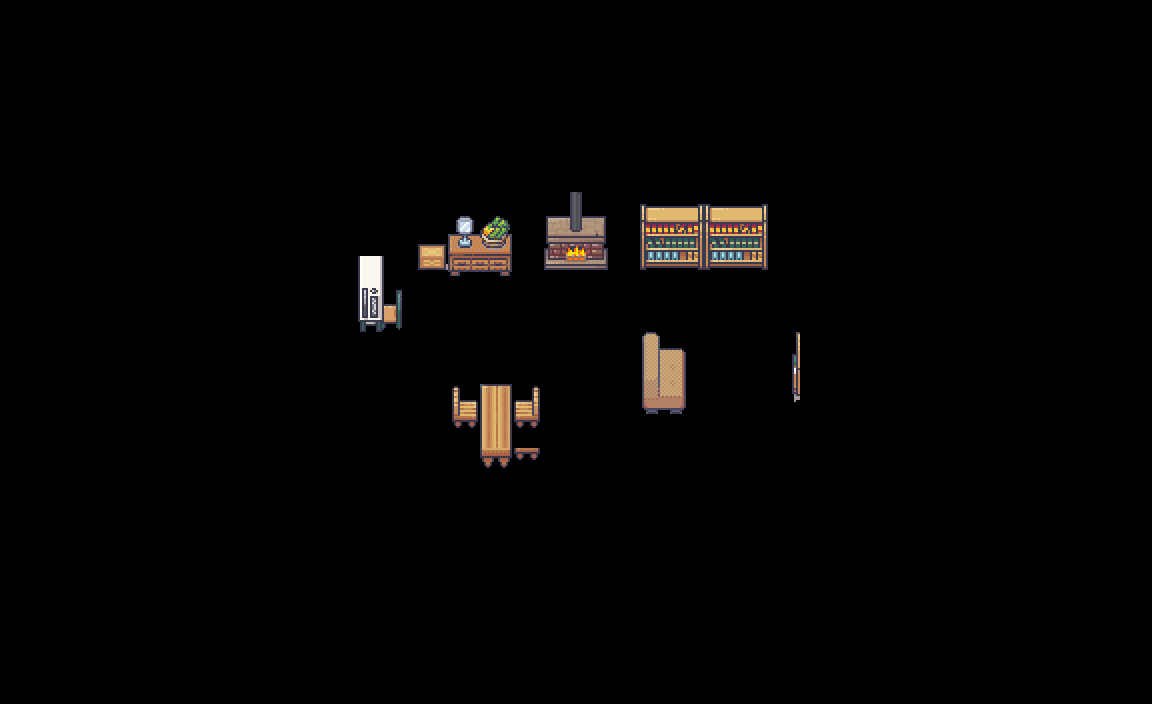

A level layout from a 2D game, rendered from its tile map. Below: a short description, then the map file with tile-grid data replaced by summaries:
An orthogonal 36x22 tile map with 32x32 px tiles, 1 tile layer (Objects), 9 hidden layers not drawn, 4 tilesets.

<map version="1.10" tiledversion="1.11.0" orientation="orthogonal" renderorder="right-down" width="36" height="22" tilewidth="32" tileheight="32" infinite="0" nextlayerid="13" nextobjectid="1">
 <editorsettings>
  <export target="habitacion.json" format="json" />
 </editorsettings>
 <tileset firstgid="1" source="../../Room_Builder_free_32x32.tsx" />
 <tileset firstgid="392" source="../../Interiors_free_32x32.tsx" />
 <tileset firstgid="1816" source="../../collision.tsx" />
 <tileset firstgid="1819" source="../../Tileset_32x32_3.tsx" />
 <layer id="8" name="Background" width="36" height="22" visible="0">
  <data>[792 cells, 792 non-empty, 1 distinct tile ids]</data>
 </layer>
 <layer id="1" name="Floor" width="36" height="22" visible="0">
  <data>[792 cells, 140 non-empty, 8 distinct tile ids]</data>
 </layer>
 <layer id="5" name="Floor cover" width="36" height="22" visible="0">
  <data>[792 cells, 12 non-empty, 12 distinct tile ids]</data>
 </layer>
 <layer id="2" name="Objects" width="36" height="22">
  <data>[792 cells, 48 non-empty, 41 distinct tile ids]</data>
 </layer>
 <layer id="3" name="Over furniture" width="36" height="22" visible="0">
  <data>[792 cells, 3 non-empty, 2 distinct tile ids]</data>
 </layer>
 <layer id="7" name="foreground" width="36" height="22" visible="0">
  <data>[792 cells, 5 non-empty, 5 distinct tile ids]</data>
 </layer>
 <group id="9" name="Interactables" visible="0">
  <layer id="11" name="Shelf1" width="36" height="22">
   <data>[792 cells, 4 non-empty, 1 distinct tile ids]</data>
  </layer>
  <layer id="12" name="Fireplace" width="36" height="22">
   <data>[792 cells, 4 non-empty, 1 distinct tile ids]</data>
  </layer>
  <layer id="10" name="Desk" width="36" height="22">
   <data>[792 cells, 8 non-empty, 1 distinct tile ids]</data>
  </layer>
 </group>
 <layer id="6" name="Collision" width="36" height="22" visible="0">
  <data>[792 cells, 65 non-empty, 1 distinct tile ids]</data>
 </layer>
</map>
